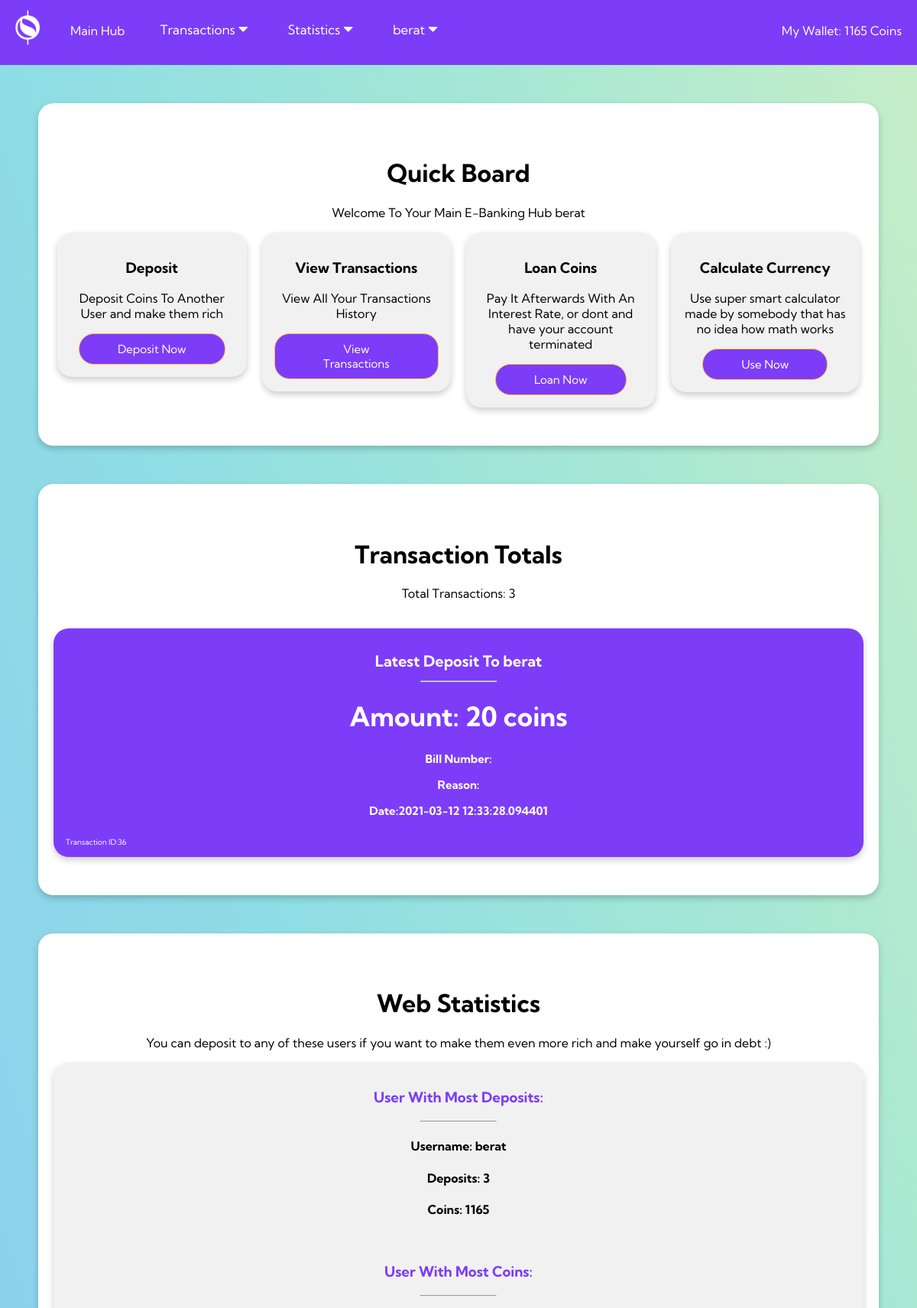
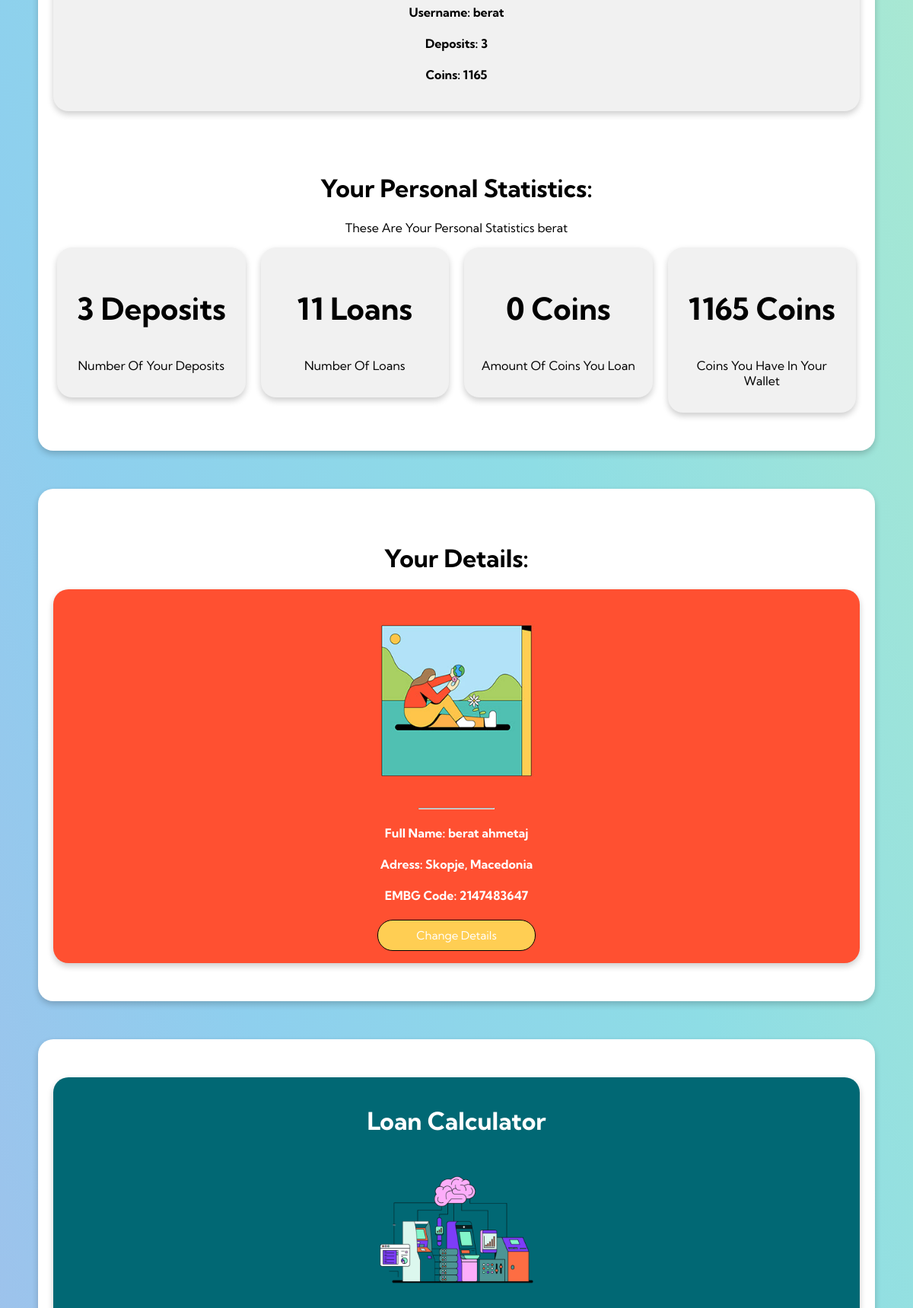
The page /Website/Dashboard/main_hub.php (signed in, upper part) on the database its author committed (2 pictures, top to bottom).
### tables this page shows
CREATE TABLE `moneydata` (
  `Username` varchar(100) NOT NULL,
  `coins` int(255) DEFAULT NULL,
  `num_transaction` int(255) DEFAULT NULL,
  `Loan_Count` int(255) DEFAULT NULL,
  `LoanAmount` int(150) DEFAULT NULL
);

CREATE TABLE `transactionsdata` (
  `UsersTransaction` int(255) DEFAULT 0,
  `transaction_id` int(100) NOT NULL,
  `FromUser` varchar(100) NOT NULL,
  `ToUser` varchar(100) NOT NULL,
  `Amount` int(255) NOT NULL,
  `Smetka` varchar(255) DEFAULT NULL,
  `Reason` varchar(255) DEFAULT NULL,
  `Date` timestamp(6) NOT NULL DEFAULT current_timestamp(6)
);

CREATE TABLE `usersdata` (
  `Id` int(255) NOT NULL,
  `Email` varchar(100) NOT NULL,
  `Pass` varchar(100) NOT NULL,
  `Username` varchar(100) NOT NULL,
  `EMBG` int(255) DEFAULT NULL,
  `NameSurname` varchar(255) DEFAULT NULL,
  `LivingAdress` varchar(255) DEFAULT NULL,
  `CreditCard` varchar(20) DEFAULT NULL,
  `CVV` varchar(3) DEFAULT NULL,
  `Expiry` varchar(5) DEFAULT NULL
);

### Website/functions.php (called while the page is built, shortened)
<?php
function getname($username){
    include "dbinfo.php";
    $sql = "SELECT * FROM usersdata WHERE Username = '$username';";
    $result = mysqli_query($connect, $sql);
    $row = mysqli_fetch_assoc($result);
    $embg=$row["EMBG"];
    $namesurname=$row["NameSurname"];
    $livingadress=$row["LivingAdress"];
    $email=$row["Email"];
    $id=$row["Id"];
    return array($embg, $namesurname, $livingadress, $email, $id);
}
function getcoins($username){
    include "dbinfo.php";
    $sql= "SELECT * FROM `moneydata` WHERE Username = '$username';";
    $rescoins = mysqli_query($connect, $sql);
    $row =mysqli_fetch_assoc($rescoins);
    $coins=$row["coins"];
    $num_transaction=$row["num_transaction"];
    return array($coins, $num_transaction);
}
function CountTransactions($username){
    include "dbinfo.php";
$sql="SELECT `num_transaction` FROM `moneydata` WHERE `Username` ='$username';";
$result=mysqli_query($connect,$sql);
$row=mysqli_fetch_array($result);
$NumTrans=$row["num_transaction"];
return $NumTrans;
}
function GetTransaction($username,$integer){
    include "dbinfo.php";
    $sql="SELECT * FROM `transactionsdata` WHERE `FromUser` = '$username' AND `UsersTransaction` = '$integer';";
    $result=mysqli_query($connect,$sql);
    $row=mysqli_fetch_assoc($result);
    $transactionid=$row["transaction_id"];
    $ToUser=$row["ToUser"];
    $Amount=$row["Amount"];
    $Smetka=$row["Smetka"];
    $Reason=$row["Reason"];
    $Date=$row["Date"];
    return array($transactionid,$ToUser,$Amount,$Smetka,$Reason,$Date);
}
function getusersdeposit(){
include "dbinfo.php";
$sql="SELECT * FROM `moneydata` ORDER BY `num_transaction` DESC;";
$result=mysqli_query($connect,$sql);
$row=mysqli_fetch_assoc($result);
$username=$row["Username"];
$num_transaction=$row["num_transaction"];
$coins=$row["coins"];
return array($username,$num_transaction,$coins);
}
function getusersmostcoins(){
    include "dbinfo.php";
$sql="SELECT * FROM `moneydata` ORDER BY `coins` DESC;";
$result=mysqli_query($connect,$sql);
$row=mysqli_fetch_assoc($result);
$username=$row["Username"];
$num_transaction=$row["num_transaction"];
$coins=$row["coins"];
return array($username,$num_transaction,$coins);
}
function CountLoans($username){
    include "dbinfo.php";
$sql="SELECT `Loan_Count` FROM `moneydata` WHERE `Username` ='$username';";
$result=mysqli_query($connect,$sql);
$row=mysqli_fetch_array($result);
$NumTrans=$row["Loan_Count"];
return $NumTrans;
}
function CountLoanedAmount($username){
    include "dbinfo.php";
    $sql3 = "SELECT `LoanAmount` FROM `moneydata` WHERE `Username` = '$username'; ";
    $result3 = mysqli_query($connect,$sql3);
    $row=mysqli_fetch_array($result3);
$NumAmount=$row["LoanAmount"];
return $NumAmount;
}
?>

### Website/Dashboard/main_hub.php (the view, shortened to what this page needs)
<?php
include "../functions.php";
$coinres= getcoins($username);
$count=CountTransactions($username);
$loans=CountLoans($username);
$loanamount=CountLoanedAmount($username);
?>
<!DOCTYPE html>
<html lang="en">
<head>
  <link rel="stylesheet" href="https://use.fontawesome.com/releases/v5.15.1/css/all.css"
>
</head>
<body>
<div class="navbar">
        <ul>
            <li> <img class="logo" src="../img/moneytreelogo_white_00000.png"> </li>
            <li > <a href="main_hub.php">Main Hub</a> </li>
            <li> <div class="dropdown">
    <button class="dropbtn">Transactions
      <i class="fa fa-caret-down"></i>
    </button>
  </div> </li>
  <li> <div class="dropdown">
    <button class="dropbtn">Statistics
      <i class="fa fa-caret-down"></i>
    </button>
  </div> </li>
  <li> <div class="dropdown">
    <button class="dropbtn"><?php
  echo "$username";
  ?>
      <i class="fa fa-caret-down"></i>
    </button>
  </div> </li>
            <li class="signup"> <a class="signup" href="LoanCoins.php">My Wallet: <?php echo $coinres[0]; ?> Coins </a> </li>
        </ul>
    </div>
  <div class="Hub">
  <h1> Quick Board </h1>
<?php
  echo "<p> Welcome To Your Main E-Banking Hub $username </p>";
  ?>
<div class="row">
  <div class="column">
    <div class="card">
      <h3>Deposit</h3>
      <p>Deposit Coins To Another User and make them rich</p>
      <button class="card_btn"><a href="Deposit.php"> Deposit Now </a></button>
    </div>
  </div>
  <div class="column">
    <div class="card">
      <h3>View Transactions</h3>
      <p>View All Your Transactions History</p>
      <button class="card_btn"><a href="Transaction_List.php"> View Transactions </a></button>
    </div>
  </div>
  <div class="column">
    <div class="card">
      <h3> Loan Coins</h3>
      <p>Pay It Afterwards With An Interest Rate, or dont and have your account terminated</p>
      <button class="card_btn"> <a href="LoanCoins.php"> Loan Now </a></button>
    </div>
  </div>
  <div class="column">
    <div class="card">
      <h3>Calculate Currency</h3>
      <p>Use super smart calculator made by somebody that has no idea how math works</p>
      <button class="card_btn"> <a href="Calculator.php"> Use Now  </a></button>
    </div>
  </div>
</div>
</div>
<div class="Hub">
  <h1>Transaction Totals</h1>
<?php
  if($count<=0){
    echo "<p> You have 0 Transactions, lets fix that </p>";
    echo '<div class="row">
    <div class="column2">
      <div class="card2">
        <h3 class="translist">Make Your First Transaction</h3>
        <p class="translist">Stop Being Selfish And Deposit Your Hard Earned Money To Someone</p>
        <button class="card_btn"><a href="Deposit.php"> Deposit Now </a></button>
      </div>
    </div>';
  } else {
    echo "<p> Total Transactions: $count </p>";
  $trans=GetTransaction($username,$count);
  echo ' <br/>
  <div class="card2">
    <h1 style="color: white; font-size: 20px;">Latest Deposit To '.$trans[1].' </h1>
    <hr/>
    <h1 style="color: white; font-size: 35px;">Amount:  '.$trans[2].' coins </h1>
    <h3 style="color: white; font-size: 15px; ">Bill Number:'.$trans[3].'</h3>
    <h3 style="color: white; font-size: 15px; ">Reason:'.$trans[4].'</h3>
    <h3 style="color: white; font-size: 15px; ">Date:'.$trans[5].'</h3>
   <p style="color: white; font-size: 10px; float: left;">Transaction ID:'.$trans[0].'</p>
  <br/>
  </div>
  ';
  }
  ?>
</div>
<div class="Hub" >
<h1>Web Statistics</h1>
<p>You can deposit to any of these users if you want to make them even more rich and make yourself go in debt :)</p>
<div class="card" >
    <div class="container">
        <h3 style="color: #7D3CF8;">  User With Most Deposits: </h3>
        <hr/>
     <?php
     $user=getusersdeposit();
     ?>
     <h4> Username: <?php echo $user[0]; ?></h4>
     <h4> Deposits: <?php echo $user[1]; ?></h4>
     <h4> Coins: <?php echo $user[2]; ?></h4>
     <h3 style="color: #7D3CF8;">  User With Most Coins: </h3>
        <hr/>
     <?php
     $user2=getusersmostcoins();
     ?>
     <h4> Username: <?php echo $user2[0]; ?></h4>
     <h4> Deposits: <?php echo $user2[1]; ?></h4>
     <h4> Coins: <?php echo $user2[2]; ?></h4>
    </div>
  </div>
<h1> Your Personal Statistics: </h1>
<?php
  echo "<p>These Are Your Personal Statistics $username </p>";
  ?>
  <div class="row">
  <div class="column">
    <div class="card">
      <h3 style="font-size:40px;"><?php echo $count; ?> Deposits</h3>
      <p>Number Of Your Deposits</p>
    </div>
  </div>
  <div class="column">
    <div class="card">
      <h3 style="font-size:40px;"> <?php echo $loans; ?> Loans</h3>
      <p>Number Of Loans</p>
    </div>
  </div>
  <div class="column">
    <div class="card">
      <h3 style="font-size:40px;"><?php echo $loanamount; ?> Coins</h3>
      <p>Amount Of Coins You Loan</p>
    </div>
  </div>
  <div class="column">
    <div class="card">
      <h3 style="font-size:40px;"><?php echo $coinres[0]; ?> Coins</h3>
      <p>Coins You Have In Your Wallet</p>
    </div>
  </div>
</div>
  </div>
  <div class="Hub" >
<h1>Your Details:</h1>
<div class="card" style="background-color:#FF5031;" >
    <div class="container">
    <img class="worldimage" src="../img/88b0c9100680567.Y3JvcCwxNDAwLDEwOTUsMCwxNTI.jpg">
    <hr/>
    <?php $result= getname($username); ?>
    <h4 style="color:white"> Full Name: <?php echo $result[1]; ?> </h4>
    <h4 style="color:white"> Adress: <?php echo $result[2]; ?> </h4>
    <h4 style="color:white"> EMBG Code: <?php echo $result[0]; ?> </h4>
    <button type="submit" class="card_btn2" ><a href="Privacy_settings.php">Change Details</a></button>
</div>
</div>
</div>
<div class="Hub">
    <div class="card" style="background-color: #016874;">
      <div class="container">
          <h1 style="color: white">  Loan Calculator </h1>
  <img class="calc" src="../img/Calculator_gif.gif">
  <br/>
  <br/>
  <br/>
  <br/>
  <br/>
    </body>
</html>

### Website/Dashboard/main_hub.php (style rules this page uses)
* { text-align:center; font-family: 'Kumbh Sans', sans-serif; }
body { height: 100%; overflow-x: hidden; margin: 0; background-image: linear-gradient(to right top, #a2beeb, #8ecfee, #8edde5, #a4e7d5, #c7eec7); background-repeat: no-repeat; height: 100%; background-color:#F7F7F7; }
ul { list-style-type: none; margin: 0; padding: 0; overflow: hidden; background-color: #7D3CF8; border-bottom: solid #7D3CF8 5px; }
.navbar { position: sticky; top: 0; z-index: 1; }
li { margin: 10px; float: left; color:white: }
li a { display: block; color: white; text-align: center; padding: 20px 10px; text-decoration: none; }
.logo { width: 52px; animation: rotation 5s infinite linear; }
.signup { float: right; }
h1 { color:white: font-weight: 400; }
.signup { transition: 1s; border: 0px solid #7D3CF8; border-radius: 50px; background-color: #7D3CF8; color: white; }
* { box-sizing: border-box; }
body { font-family: Arial, Helvetica, sans-serif; }
.column { float: left; width: 25%; padding: 0 10px; }
.row { margin: 0 -5px; }
.row:after { content: ""; display: table; clear: both; }
.card { box-shadow: 0 4px 8px 0 rgba(0, 0, 0, 0.2); padding: 16px; border-radius:20px; text-align: center; background-color: #f1f1f1; box-shadow: 0 4px 8px 0 rgba(0,0,0,0.2); }
.dropdown { float: left; overflow: hidden; }
.dropdown .dropbtn { font-size: 17px; border: none; outline: none; color:white; padding: 18px 16px; background-color: inherit; font-family: inherit; margin: 0; }
.Hub { margin:50px; background-color: #FFFFFF; padding:50px 20px 50px 20px; box-shadow: 0 4px 8px 0 rgba(0,0,0,0.2); border-radius:20px; }
.card_btn { border: 1px solid; color: #FCBF4C; background-color: #7D3CF8; padding: 10px 50px 10px 50px; border-radius: 20px; text-decoration: none; color: #FCBF4C; font-size: 15px; transition: 1.0s; }
.card_btn2 { border: 1px solid; background-color:#FFCE53; padding: 10px 50px 10px 50px; border-radius: 20px; text-decoration: none; color: black; font-size: 15px; transition: 1.0s; }
a { text-decoration: none; color:white; }
.card2 { box-shadow: 0 4px 8px 0 rgba(0, 0, 0, 0.2); padding: 16px; border-radius:20px; text-align: center; box-shadow: 0 4px 8px 0 rgba(0,0,0,0.2); background-color:#7D3CF8; }
.worldimage { width:330px; }
i { font-size: 20px; }
hr { width: 100px; }
button { border: 2px solid rgb(168, 168, 168); background-color: white; border-radius: 25px; font-size: 15px; border-top:0px; border-right:0px; border-left:0px; padding-bottom: 5px; padding-top: 5px; padding-left: 15px; padding-right: 15px; transition: 0.5s; color: black; }
img { width:30px; }
.calc { width: 30vw; }

### rows shown on the page
moneydata: coins "1165", num_transaction "3", Username "berat", Loan_Count "11", LoanAmount "0"
transactionsdata: Amount "20", Date "2021-03-12 12:33:28.094401", transaction_id "36"
usersdata: NameSurname "berat ahmetaj", LivingAdress "Skopje, Macedonia", EMBG "2147483647"

### other values the page prints
$username "berat"
$trans[1] "berat"
